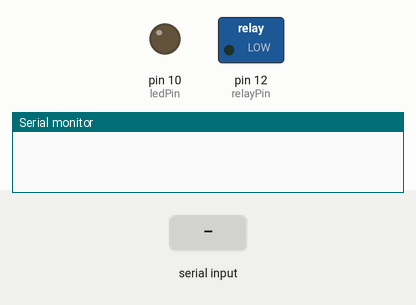
The sketch below on a simulated Arduino Uno, built with avr-gcc and run on an emulated ATmega328P. Shown: switched loads named in the sketch (green lamp = pin HIGH), output pins drawn as LEDs (lit = HIGH), the last lines printed to the serial monitor. Inputs (shaded band) come from the test bench.

Above: at 1.2 s.
1.3 s: "1" received over Serial
At 2.1 s:
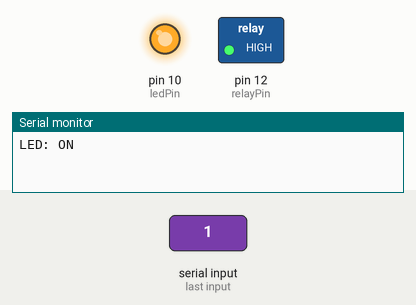
2.8 s: "0" received over Serial
At 3.2 s:
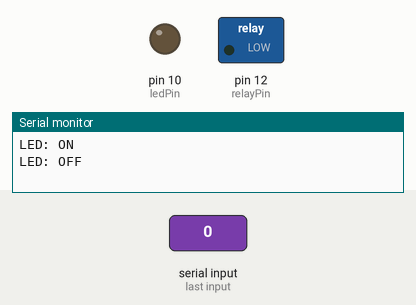
Timing chart, 0 to 5.8 s (numbered marks = the images above; inputs shaded):
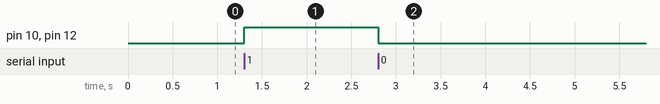

Measured:
- after the input at 1.3 s, pin 10 (ledPin), pin 12 (relayPin): LOW → HIGH at once
- after the input at 2.8 s, pin 10 (ledPin), pin 12 (relayPin): HIGH → LOW at once

The sketch:

bluetooth.ino
```cpp
#define ledPin 10
#define relayPin 12
int state = 0;

void setup() {
  pinMode(ledPin, OUTPUT);  pinMode(relayPin, OUTPUT);
  digitalWrite(ledPin, LOW);digitalWrite(relayPin, LOW);
  Serial.begin(9600);
}

void loop() {
  if(Serial.available() > 0){ // Checks whether data is comming from the serial port
    state = Serial.read(); // Reads the data from the serial port
 }

 if (state == '0') {
  digitalWrite(ledPin, LOW); // Turn LED OFF
  digitalWrite(relayPin, LOW);
  Serial.println("LED: OFF"); // Send back, to the phone, the String "LED: ON"
  state = 0;
 }
 else if (state == '1') {
  digitalWrite(ledPin, HIGH);
  digitalWrite(relayPin, HIGH);
  Serial.println("LED: ON");;
  state = 0;
 }
}
```
